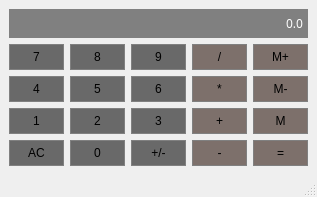
<?xml version="1.0" encoding="UTF-8"?>
<ui version="4.0">
 <class>Calculadora</class>
 <widget class="QMainWindow" name="Calculadora">
  <property name="geometry">
   <rect>
    <x>0</x>
    <y>0</y>
    <width>317</width>
    <height>197</height>
   </rect>
  </property>
  <property name="windowTitle">
   <string>Calculadora</string>
  </property>
  <widget class="QWidget" name="centralwidget">
   <layout class="QGridLayout" name="gridLayout">
    <item row="6" column="4">
     <widget class="QPushButton" name="MemClear">
      <property name="sizePolicy">
       <sizepolicy hsizetype="Preferred" vsizetype="Preferred">
        <horstretch>0</horstretch>
        <verstretch>0</verstretch>
       </sizepolicy>
      </property>
      <property name="styleSheet">
       <string notr="true">QPushButton {
	background-color: #7d706b;
	border: 1px solid gray;
	padding: 5px;

}
QPushButton:pressed {
	background-color: #C0C0C0;
	border: 1px solid gray;
	padding: 5px;

}
</string>
      </property>
      <property name="text">
       <string>M-</string>
      </property>
     </widget>
    </item>
    <item row="8" column="4">
     <widget class="QPushButton" name="Equals">
      <property name="sizePolicy">
       <sizepolicy hsizetype="Preferred" vsizetype="Preferred">
        <horstretch>0</horstretch>
        <verstretch>0</verstretch>
       </sizepolicy>
      </property>
      <property name="styleSheet">
       <string notr="true">QPushButton {
	background-color: #7d706b;
	border: 1px solid gray;
	padding: 5px;

}
QPushButton:pressed {
	background-color: #C0C0C0;
	border: 1px solid gray;
	padding: 5px;

}
</string>
      </property>
      <property name="text">
       <string>=</string>
      </property>
     </widget>
    </item>
    <item row="6" column="3">
     <widget class="QPushButton" name="Multiply">
      <property name="sizePolicy">
       <sizepolicy hsizetype="Preferred" vsizetype="Preferred">
        <horstretch>0</horstretch>
        <verstretch>0</verstretch>
       </sizepolicy>
      </property>
      <property name="styleSheet">
       <string notr="true">QPushButton {
	background-color: #7d706b;
	border: 1px solid gray;
	padding: 5px;

}
QPushButton:pressed {
	background-color: #C0C0C0;
	border: 1px solid gray;
	padding: 5px;

}
</string>
      </property>
      <property name="text">
       <string>*</string>
      </property>
     </widget>
    </item>
    <item row="6" column="2">
     <widget class="QPushButton" name="Button_6">
      <property name="sizePolicy">
       <sizepolicy hsizetype="Preferred" vsizetype="Preferred">
        <horstretch>0</horstretch>
        <verstretch>0</verstretch>
       </sizepolicy>
      </property>
      <property name="styleSheet">
       <string notr="true">QPushButton {
	background-color: #696969;
	border: 1px solid gray;
	padding: 5px;

}
QPushButton:pressed {
	background-color: #C0C0C0;
	border: 1px solid gray;
	padding: 5px;

}
</string>
      </property>
      <property name="text">
       <string>6</string>
      </property>
     </widget>
    </item>
    <item row="8" column="3">
     <widget class="QPushButton" name="Subtract">
      <property name="sizePolicy">
       <sizepolicy hsizetype="Preferred" vsizetype="Preferred">
        <horstretch>0</horstretch>
        <verstretch>0</verstretch>
       </sizepolicy>
      </property>
      <property name="styleSheet">
       <string notr="true">QPushButton {
	background-color: #7d706b;
	border: 1px solid gray;
	padding: 5px;

}
QPushButton:pressed {
	background-color: #C0C0C0;
	border: 1px solid gray;
	padding: 5px;

}
</string>
      </property>
      <property name="text">
       <string>-</string>
      </property>
     </widget>
    </item>
    <item row="8" column="2">
     <widget class="QPushButton" name="ChangeSign">
      <property name="sizePolicy">
       <sizepolicy hsizetype="Preferred" vsizetype="Preferred">
        <horstretch>0</horstretch>
        <verstretch>0</verstretch>
       </sizepolicy>
      </property>
      <property name="styleSheet">
       <string notr="true">QPushButton {
	background-color: #696969;
	border: 1px solid gray;
	padding: 5px;

}
QPushButton:pressed {
	background-color: #C0C0C0;
	border: 1px solid gray;
	padding: 5px;

}
</string>
      </property>
      <property name="text">
       <string>+/-</string>
      </property>
     </widget>
    </item>
    <item row="7" column="3">
     <widget class="QPushButton" name="Plus">
      <property name="sizePolicy">
       <sizepolicy hsizetype="Preferred" vsizetype="Preferred">
        <horstretch>0</horstretch>
        <verstretch>0</verstretch>
       </sizepolicy>
      </property>
      <property name="styleSheet">
       <string notr="true">QPushButton {
	background-color: #7d706b;
	border: 1px solid gray;
	padding: 5px;

}
QPushButton:pressed {
	background-color: #C0C0C0;
	border: 1px solid gray;
	padding: 5px;

}
</string>
      </property>
      <property name="text">
       <string>+</string>
      </property>
     </widget>
    </item>
    <item row="2" column="1">
     <widget class="QPushButton" name="Button_8">
      <property name="sizePolicy">
       <sizepolicy hsizetype="Preferred" vsizetype="Preferred">
        <horstretch>0</horstretch>
        <verstretch>0</verstretch>
       </sizepolicy>
      </property>
      <property name="styleSheet">
       <string notr="true">QPushButton {
	background-color: #696969;
	border: 1px solid gray;
	padding: 5px;

}
QPushButton:pressed {
	background-color: #C0C0C0;
	border: 1px solid gray;
	padding: 5px;

}
</string>
      </property>
      <property name="text">
       <string>8</string>
      </property>
     </widget>
    </item>
    <item row="7" column="0">
     <widget class="QPushButton" name="Button_1">
      <property name="sizePolicy">
       <sizepolicy hsizetype="Preferred" vsizetype="Preferred">
        <horstretch>0</horstretch>
        <verstretch>0</verstretch>
       </sizepolicy>
      </property>
      <property name="styleSheet">
       <string notr="true">QPushButton {
	background-color: #696969;
	border: 1px solid gray;
	padding: 5px;

}
QPushButton:pressed {
	background-color: #C0C0C0;
	border: 1px solid gray;
	padding: 5px;

}
</string>
      </property>
      <property name="text">
       <string>1</string>
      </property>
     </widget>
    </item>
    <item row="8" column="1">
     <widget class="QPushButton" name="Button_0">
      <property name="sizePolicy">
       <sizepolicy hsizetype="Preferred" vsizetype="Preferred">
        <horstretch>0</horstretch>
        <verstretch>0</verstretch>
       </sizepolicy>
      </property>
      <property name="styleSheet">
       <string notr="true">QPushButton {
	background-color: #696969;
	border: 1px solid gray;
	padding: 5px;

}
QPushButton:pressed {
	background-color: #C0C0C0;
	border: 1px solid gray;
	padding: 5px;

}
</string>
      </property>
      <property name="text">
       <string>0</string>
      </property>
     </widget>
    </item>
    <item row="6" column="1">
     <widget class="QPushButton" name="Button_5">
      <property name="sizePolicy">
       <sizepolicy hsizetype="Preferred" vsizetype="Preferred">
        <horstretch>0</horstretch>
        <verstretch>0</verstretch>
       </sizepolicy>
      </property>
      <property name="styleSheet">
       <string notr="true">QPushButton {
	background-color: #696969;
	border: 1px solid gray;
	padding: 5px;

}
QPushButton:pressed {
	background-color: #C0C0C0;
	border: 1px solid gray;
	padding: 5px;

}
</string>
      </property>
      <property name="text">
       <string>5</string>
      </property>
     </widget>
    </item>
    <item row="7" column="2">
     <widget class="QPushButton" name="Button_3">
      <property name="sizePolicy">
       <sizepolicy hsizetype="Preferred" vsizetype="Preferred">
        <horstretch>0</horstretch>
        <verstretch>0</verstretch>
       </sizepolicy>
      </property>
      <property name="styleSheet">
       <string notr="true">QPushButton {
	background-color: #696969;
	border: 1px solid gray;
	padding: 5px;

}
QPushButton:pressed {
	background-color: #C0C0C0;
	border: 1px solid gray;
	padding: 5px;

}
</string>
      </property>
      <property name="text">
       <string>3</string>
      </property>
     </widget>
    </item>
    <item row="2" column="2">
     <widget class="QPushButton" name="Button_9">
      <property name="sizePolicy">
       <sizepolicy hsizetype="Preferred" vsizetype="Preferred">
        <horstretch>0</horstretch>
        <verstretch>0</verstretch>
       </sizepolicy>
      </property>
      <property name="styleSheet">
       <string notr="true">QPushButton {
	background-color: #696969;
	border: 1px solid gray;
	padding: 5px;

}
QPushButton:pressed {
	background-color: #C0C0C0;
	border: 1px solid gray;
	padding: 5px;

}
</string>
      </property>
      <property name="text">
       <string>9</string>
      </property>
     </widget>
    </item>
    <item row="1" column="0" colspan="5">
     <widget class="QLineEdit" name="Display">
      <property name="sizePolicy">
       <sizepolicy hsizetype="Preferred" vsizetype="Expanding">
        <horstretch>0</horstretch>
        <verstretch>0</verstretch>
       </sizepolicy>
      </property>
      <property name="font">
       <font>
        <family>Hack</family>
       </font>
      </property>
      <property name="styleSheet">
       <string notr="true">QLineEdit {
	background-color: gray;
	border: 1px solid gray;
	color:  #FFFFFF
}</string>
      </property>
      <property name="inputMask">
       <string/>
      </property>
      <property name="text">
       <string>0.0</string>
      </property>
      <property name="maxLength">
       <number>32767</number>
      </property>
      <property name="frame">
       <bool>true</bool>
      </property>
      <property name="alignment">
       <set>Qt::AlignRight|Qt::AlignTrailing|Qt::AlignVCenter</set>
      </property>
      <property name="readOnly">
       <bool>false</bool>
      </property>
     </widget>
    </item>
    <item row="2" column="0">
     <widget class="QPushButton" name="Button_7">
      <property name="sizePolicy">
       <sizepolicy hsizetype="Preferred" vsizetype="Preferred">
        <horstretch>0</horstretch>
        <verstretch>0</verstretch>
       </sizepolicy>
      </property>
      <property name="styleSheet">
       <string notr="true">QPushButton {
	background-color: #696969;
	border: 1px solid gray;
	padding: 5px;

}
QPushButton:pressed {
	background-color: #C0C0C0;
	border: 1px solid gray;
	padding: 5px;

}
</string>
      </property>
      <property name="text">
       <string>7</string>
      </property>
     </widget>
    </item>
    <item row="6" column="0">
     <widget class="QPushButton" name="Button_4">
      <property name="sizePolicy">
       <sizepolicy hsizetype="Preferred" vsizetype="Preferred">
        <horstretch>0</horstretch>
        <verstretch>0</verstretch>
       </sizepolicy>
      </property>
      <property name="styleSheet">
       <string notr="true">QPushButton {
	background-color: #696969;
	border: 1px solid gray;
	padding: 5px;

}
QPushButton:pressed {
	background-color: #C0C0C0;
	border: 1px solid gray;
	padding: 5px;

}
</string>
      </property>
      <property name="text">
       <string>4</string>
      </property>
     </widget>
    </item>
    <item row="7" column="4">
     <widget class="QPushButton" name="MemGet">
      <property name="sizePolicy">
       <sizepolicy hsizetype="Preferred" vsizetype="Preferred">
        <horstretch>0</horstretch>
        <verstretch>0</verstretch>
       </sizepolicy>
      </property>
      <property name="styleSheet">
       <string notr="true">QPushButton {
	background-color: #7d706b;
	border: 1px solid gray;
	padding: 5px;

}
QPushButton:pressed {
	background-color: #C0C0C0;
	border: 1px solid gray;
	padding: 5px;

}
</string>
      </property>
      <property name="text">
       <string>M</string>
      </property>
     </widget>
    </item>
    <item row="8" column="0">
     <widget class="QPushButton" name="Clear">
      <property name="sizePolicy">
       <sizepolicy hsizetype="Preferred" vsizetype="Preferred">
        <horstretch>0</horstretch>
        <verstretch>0</verstretch>
       </sizepolicy>
      </property>
      <property name="styleSheet">
       <string notr="true">QPushButton {
	background-color: #696969;
	border: 1px solid gray;
	padding: 5px;

}
QPushButton:pressed {
	background-color: #C0C0C0;
	border: 1px solid gray;
	padding: 5px;

}
</string>
      </property>
      <property name="text">
       <string>AC</string>
      </property>
     </widget>
    </item>
    <item row="2" column="4">
     <widget class="QPushButton" name="MemAdd">
      <property name="sizePolicy">
       <sizepolicy hsizetype="Preferred" vsizetype="Preferred">
        <horstretch>0</horstretch>
        <verstretch>0</verstretch>
       </sizepolicy>
      </property>
      <property name="styleSheet">
       <string notr="true">QPushButton {
	background-color: #7d706b;
	border: 1px solid gray;
	padding: 5px;

}
QPushButton:pressed {
	background-color: #C0C0C0;
	border: 1px solid gray;
	padding: 5px;

}
</string>
      </property>
      <property name="text">
       <string>M+</string>
      </property>
     </widget>
    </item>
    <item row="7" column="1">
     <widget class="QPushButton" name="Button_2">
      <property name="sizePolicy">
       <sizepolicy hsizetype="Preferred" vsizetype="Preferred">
        <horstretch>0</horstretch>
        <verstretch>0</verstretch>
       </sizepolicy>
      </property>
      <property name="styleSheet">
       <string notr="true">QPushButton {
	background-color: #696969;
	border: 1px solid gray;
	padding: 5px;

}
QPushButton:pressed {
	background-color: #C0C0C0;
	border: 1px solid gray;
	padding: 5px;

}
</string>
      </property>
      <property name="text">
       <string>2</string>
      </property>
     </widget>
    </item>
    <item row="2" column="3">
     <widget class="QPushButton" name="Divide">
      <property name="sizePolicy">
       <sizepolicy hsizetype="Preferred" vsizetype="Preferred">
        <horstretch>0</horstretch>
        <verstretch>0</verstretch>
       </sizepolicy>
      </property>
      <property name="styleSheet">
       <string notr="true">QPushButton {
	background-color: #7d706b;
	border: 1px solid gray;
	padding: 5px;

}
QPushButton:pressed {
	background-color: #C0C0C0;
	border: 1px solid gray;
	padding: 5px;

}
</string>
      </property>
      <property name="text">
       <string>/</string>
      </property>
     </widget>
    </item>
   </layout>
  </widget>
  <widget class="QStatusBar" name="statusbar"/>
 </widget>
 <resources/>
 <connections/>
</ui>
